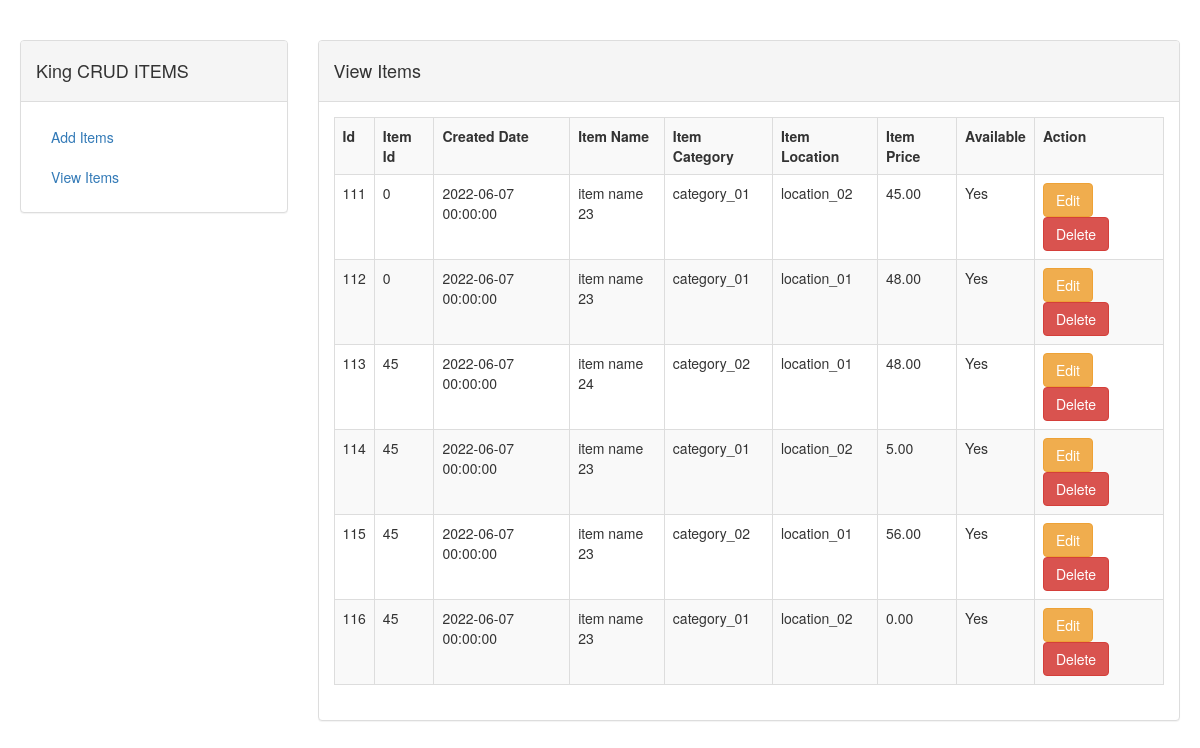
The page /show.php on the database its author committed.
### tables this page shows
CREATE TABLE `ds_crud_items` (
  `id` int(11) UNSIGNED NOT NULL,
  `item_id` varchar(255) NOT NULL,
  `date_added` datetime NOT NULL,
  `item_name` varchar(255) NOT NULL,
  `item_category` varchar(255) NOT NULL,
  `item_location` varchar(255) DEFAULT NULL,
  `item_price` decimal(10,2) NOT NULL,
  `available` tinyint(1) NOT NULL
);

### Database/DbHandler.php (called while the page is built, shortened)
<?php
class DbHandler
{
    protected $db_host = 'localhost';
    protected $db_username = 'root';
    protected $db_password = '';
    protected $db_name = 'test';
    public $con = null;
    public $errors = [];
    public function __construct()
    {
        $this->con = mysqli_connect($this->db_host, $this->db_username, $this->db_password, $this->db_name);
    }
    public function getresults($sqlQuery)
    {
        $results = $this->con->query($sqlQuery);
        $no_of_rows = mysqli_num_rows($results);
        if ($no_of_rows > 0) {
            $rowAssociative = $results->fetch_all(MYSQLI_ASSOC);
            return $rowAssociative;
        } else {
            $this->errors['status'] = "error";
            $this->errors['message'] = "Sorry! No records exists in the Db.";
            return false;
        }
    }
}

### Model/CrudItems.php (called while the page is built, shortened)
<?php
require('Database\DbHandler.php') ;
class CrudItems
{
    public $dbHandler;
    public function __construct($id = "", $item_id = "", $date_added = "", $item_name = "", $item_category = "", $item_location = "", $item_price = "", $available = "", $mode = "")
    {
        $this->dbHandler = new DbHandler();
    }
    public function get_all(){
        $sqlQuery = "SELECT `id`, `item_id`, `date_added`, `item_name`, `item_category`, `item_location`, `item_price`, `available` FROM `ds_crud_items` WHERE 1 ORDER BY `date_added`";
        $rowAssociative = $this->dbHandler->getresults($sqlQuery);
        return $rowAssociative;
    }
}

### views/items/view.php (the view, shortened to what this page needs)
<?php
$items = $crudItems->get_all();
?>
<div class="col-md-9">
  <div class="panel panel-default">
    <div class="panel-heading">
      <h4>View Items</h4>
    </div>
    <div class="panel-body">
      <?php if (!empty($items)) { ?>
        <table class="table table-striped table-bordered table-hover">
          <tr>
            <th>Id</th>
            <th>Item Id</th>
            <th>Created Date</th>
            <th>Item Name</th>
            <th>Item Category</th>
            <th>Item Location</th>
            <th>Item Price</th>
            <th>Available</th>
            <th>Action</th>
          </tr>
          <?php
          foreach ($items as $item) {
            if ($item['available'] == "1") {
              $item['available'] = "Yes";
            } else {
              $item['available'] = "No";
            }
            echo "<tr>";
            echo "<td>" . $item['id'] . "</td>";
            echo "<td>" . $item['item_id'] . "</td>";
            echo "<td>" . $item['date_added'] . "</td>";
            echo "<td>" . $item['item_name'] . "</td>";
            echo "<td>" . $item['item_category'] . "</td>";
            echo "<td>" . $item['item_location'] . "</td>";
            echo "<td>" . $item['item_price'] . "</td>";
            echo "<td>" . $item['available'] . "</td>";
            echo "<td>";
            echo "<a href=$root" . "local/Console/edit.php?id=" . $item['id'] . " class=\"btn btn-warning\"" . ">Edit</a>";
            echo "<a href=$root" . "local/Console/delete.php?id=" . $item['id'] . " class=\"btn btn-danger\"" . ">Delete</a>";
            echo "</td>";
            echo "</tr>";
          }
          ?>
        </table>
      <?php } else { ?>
        <p>The list is empty. Please add the items. <a href="http://localhost/local/Console/index.php">Add Items</a></p>
      <?php } ?>
    </div>
  </div>
</div>

### show.php (shortened to what this page needs)
<?php
require('Model\CrudItems.php');
$crudItems = new CrudItems();
$root = (!empty($_SERVER['HTTPS']) ? 'https' : 'http') . '://' . $_SERVER['HTTP_HOST'] . '/';
$actual_link = (isset($_SERVER['HTTPS']) && $_SERVER['HTTPS'] === 'on' ? "https" : "http") . "://$_SERVER[HTTP_HOST]$_SERVER[REQUEST_URI]";
$basename = basename($actual_link);
?>
<!DOCTYPE html>
<html lang="en">
<head>
    <link rel="stylesheet" href="css/bootstrap.min.css">
</head>
<body>
    <?php include('views/layouts/app.layout.php'); ?>
</body>
</html>

### views/layouts/app.layout.php
<div class="row" style="margin-top:20px; padding:20px;">
    <?php
        include('sideBar.php');
        include('mainBody.php');
    ?>
</div>

### views/layouts/sideBar.php (shortened to what this page needs)
<div class="col-md-3">
	<div class="panel panel-default">
		<div class="panel-heading">
			<h4><?php echo 'King CRUD ITEMS'; ?></h4>
		</div>
		<div class="panel-body">
			<ul class="nav flex-column">
				<?php
					switch ($basename) {
						case 'show.php':
							echo "<li class=\"nav-item\">";
							echo "<a href=$root"."local/Console/index.php"." class=\"nav-link\"".">Add Items</a>";
							echo "</li>";
							echo "<li class=\"nav-item\">";
							echo "<a href=$root"."local/Console/show.php"." class=\"nav-link active\"".">View Items</a>";
							echo "</li>";
								break;
					}
				?>
			</ul>
		</div>
	</div>
</div>

### views/layouts/mainBody.php (shortened to what this page needs)
<?php
switch ($basename) {
    case 'show.php':
        include('views/items/view.php');
        break;
}
?>

### rows shown on the page
ds_crud_items: id "111", item "0", date_added "2022-06-07 00:00:00", item_name "item name 23", item_category "category_01", item_location "location_02", item_price "45.00", available "Yes"
ds_crud_items: id "112", item "0", date_added "2022-06-07 00:00:00", item_name "item name 23", item_category "category_01", item_location "location_01", item_price "48.00", available "Yes"
ds_crud_items: id "113", item "45", date_added "2022-06-07 00:00:00", item_name "item name 24", item_category "category_02", item_location "location_01", item_price "48.00", available "Yes"
ds_crud_items: id "114", item "45", date_added "2022-06-07 00:00:00", item_name "item name 23", item_category "category_01", item_location "location_02", item_price "5.00", available "Yes"
ds_crud_items: id "115", item "45", date_added "2022-06-07 00:00:00", item_name "item name 23", item_category "category_02", item_location "location_01", item_price "56.00", available "Yes"
ds_crud_items: id "116", item "45", date_added "2022-06-07 00:00:00", item_name "item name 23", item_category "category_01", item_location "location_02", item_price "0.00", available "Yes"
